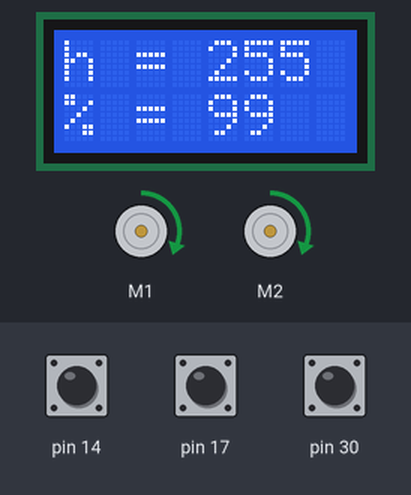
The sketch below on a simulated Arduino Leonardo, built with avr-gcc and run on an emulated ATmega32U4. Parts: 2 × DC motor (green arrow = forward, orange = backward, longer = faster), 8×2 character LCD. Inputs (shaded band) come from the test bench; at power-on: pin 17 HIGH, pin 14 HIGH, pin 30 HIGH.

Above: at 1.6 s.
1.7 s: pin 17 pulled LOW for 0.15 s
At 2.8 s:
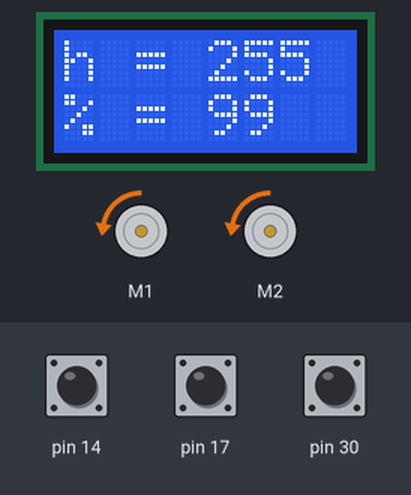
4.8 s: pin 14 pulled LOW for 3.2 s
At 8.5 s:
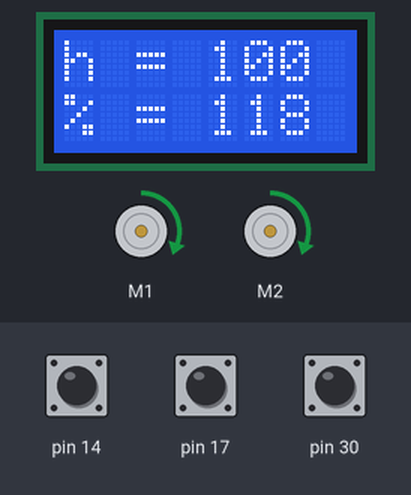
10.2 s: pin 30 pulled LOW for 0.15 s
At 11.7 s:
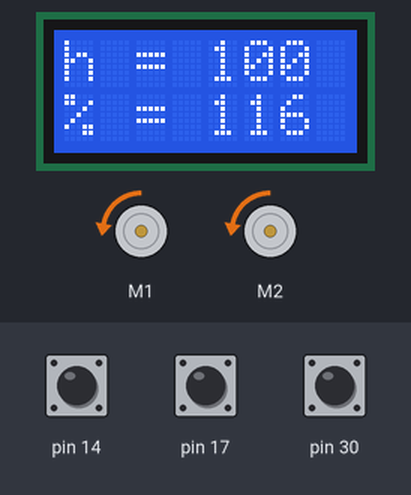
13.3 s: pin 17 pulled LOW for 3.2 s
At 15.7 s:
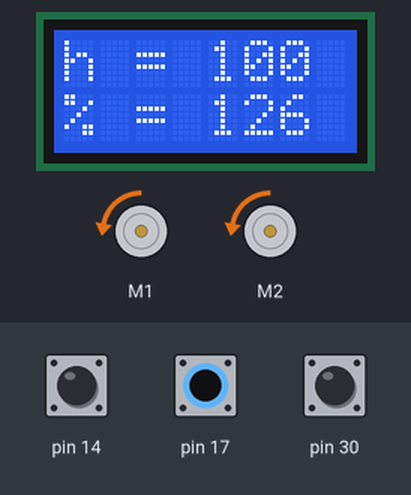
18.0 s: pin 30 pulled LOW for 3.2 s
At 20.9 s:
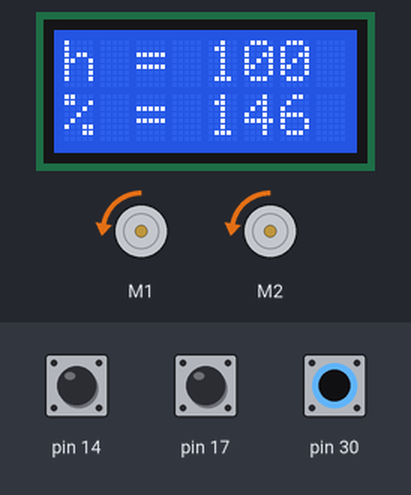
Timing chart, 0 to 22.4 s (numbered marks = the images above; inputs shaded):
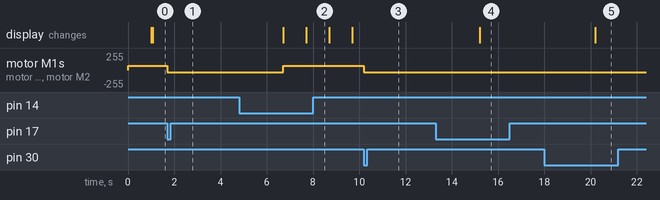

Measured:
- after the input at 1.7 s, motor M1, motor M2: forward 63/255 → backward 31/255 at once
- after the input at 10.2 s, motor M1, motor M2: forward 63/255 → backward 31/255 at once
- after the input at 13.3 s, motor M1, motor M2: stays backward 31/255 (without the input it goes to forward 63/255 after 1.9 s)
- after the input at 18.0 s, motor M1, motor M2: stays backward 31/255 (without the input it goes to forward 63/255 after 2.2 s)

The sketch:

Batteri.ino
```cpp
  /* Bankkonto
 *    - Trenger penger for å lade pluss service elns
 *    - Kommuniser banktransaksjoner
 *    - Skal kunne hente ut transaksjoner og saldo
 *    - Tjene penger
 *
 * Softwarebatteri
 *    - Visning av batteristatus
 *      - Ladningsnivå 0-100%
 *        - <10% lyd lys og display
 *        - <5% skal stoppe opp og bipe to ganger før den kjører videre hvert 15 sek
 *        - selve lading
 *          - Vis i lademodus og 15 sek etterpå
 *            -batteryLevel
 *            - charging_cost
 *            - account_balance
 *      - Batterihelse
 *        - Baseres på antall ladesykluser
 *        - antall ganger < 5%
 *        - de tre 60 sek variablene
 *        - Bruk dette i en selvbestemt formel
 *        - Skal lagre i bilens EEPROM
 *        - Rand-produktfeil
 *          - Skal redusere batterihelse med 50%
 *
 *        - Under nivå 1 må den utføres service
 *        - Under nivå 0 må batteri byttes
 *        - Fikses med knappetrykk - koster penger
 *        - Bytte gir beste verdi, service fikse x%
 */

#include <Wire.h>
#include <Zumo32U4.h>
#include <math.h>
#include <EEPROM.h>

Zumo32U4Encoders encoders;
Zumo32U4Motors motors;
Zumo32U4ButtonA buttonA;
Zumo32U4ButtonB buttonB;
Zumo32U4ButtonC buttonC;
Zumo32U4LCD display;


// Variabler for batteri, ladning og helse
// alle under oppdateres
int batteryLevel = 100;
int battery_health;
int charging_cycles;
int times_under_5;

float new_battery_level;
bool runState = true;

// Variabler for millis
float millisBegin1;
float millisBegin2;

// Variabler for avstand og fart
float total_distance;
// float total_time; Denne er bare millis()

// Variabler for økonomi
int charging_cost;
int cost_per = 10; // Hent denne prisen, den er nok variabel


// målinger for de siste 60 sek, de lagres som globale verdier som settes til null hvert 60 sek
// deklarerer også midlertidige variabler
float sec_over_70;
float sec_over_70_current = 0;
float max_speed;
float max_speed_current;
float average_speed;
float average_speed_num;
int n = 0;

// EEPROM adresser
int addr_5 = 0;
int addr_health = 1;

/////////////////////////////////////////////////////////////////////

// Tror det er lurt med en egen funksjon som tar seg av display mtp hvor mye rart som skal opp der
void setup() {
  Serial.begin(9600);

  // Hent verdier fra EEPROM når man starter opp zumo
  battery_health = EEPROM.read(addr_health);
  times_under_5 = EEPROM.read(addr_5);
}

void loop() {
  // Sjekke om det er lite strøm eller evt er tomt
  check_battery_level();

  // Om det er tomt for strøm går ikke bilen
  if(runState == false || battery_health == 0){
    motors.setSpeeds(0,0);
  } else{
    motors.setSpeeds(100,100);
  }

  // Spørring som undersøker om det skal lades på noen måte
  // også om det skal utføres service
  if (buttonB.getSingleDebouncedPress()){
    hidden_charge();
  } else if(buttonC.getSingleDebouncedPress()){
    emerg_charge();
  } else if(buttonA.getSingleDebouncedPress()){
    service_pressed();
  }

  // Kjører speedometer-funksjon
  // speedometer();


  // Legg til en "if charge button press"
  // Skal kjøre en funksjon "charge_state"
  // Leg til charge cyclus +1
  // Må finne ut hvordan lading skal funke med Patrick og Nina
  // charge_state();


  // Starter en millis
  float millisNow = millis();

  // Millis som skal sjekke tilstander hvert sekund
  if(millisNow-millisBegin1 >= 1000){
    track_variable();

    display.clear();

    find_battery_level();

    display.gotoXY(0,0);
    display.print("h = ");
    display.print(battery_health);


    millisBegin1 = millisNow;
  }

  // Ny millis for å bestemme og nullstille verdier
  if(millisNow-millisBegin2 >= 60000){
    find_variable_end();

    millisBegin2 = millisNow;
 }

  // Prøve å lage en egen display funksjon elns
}

////////////////////////////////////////////////////////////////////////////

// Funksjon som tar seg av hva som blir displayet

// Funksjon som henter pris for strøm nå
int current_price(){

}

// Funksjon som henter saldo // Trenger også en måte å oppdatere saldo
int account_balance(){

}

// Funksjon som finner hastighet
float find_speed(){
  // Henter rotasjoner
  int16_t countsLeft = encoders.getCountsAndResetLeft();
  int16_t countsRight = encoders.getCountsAndResetRight();

  // Regner ut avstand
  float average = ((countsLeft/909.7)+(countsRight/909.7))/2;
  float nowSpeed = (average *3.14*(0.078))/0.1;

  // Evt bare del counts på 7700, tror d skal gi m/s

  return nowSpeed;
}


// Funksjon for speedometer
void speedometer(){
  static uint8_t lastDisplayTime;

  if ((uint8_t)(millis() - lastDisplayTime) >= 100){

    lastDisplayTime = millis();

    // Henter rotasjoner
    int16_t countsLeft = encoders.getCountsAndResetLeft();
    int16_t countsRight = encoders.getCountsAndResetRight();

    // Regner ut avstand
    float average = ((countsLeft/909.7)+(countsRight/909.7))/2;
    float nowSpeed = (average *3.14*(0.078))/0.1;

    // Legger til på avstand
    total_distance += abs((average*3.14*0.078));

    // Viser hastighet på lcd
    char speedString = ("v = " + char(nowSpeed));
    char distanceString = ("s =" + char(total_distance));

    display.clear();
    display.gotoXY(0,0);
    display.print("v=");
    display.print(nowSpeed);
    display.gotoXY(0, 1);
    display.print("s=");
    display.print(total_distance);
  }
}


// Funksjon som finner gjennomsnitt av hastighet, maks hastighet og tid over 70% av
// absolutt maks hastighet
void track_variable(){
    // Henter farten
    float speed_now = find_speed();

    // Dersom hastighet over ca. 70% av maks legges det til 1 sek
    if(speed_now >= 0.80){
      sec_over_70_current += 1;
    }

    // Finner maks hastighet
    if(speed_now > max_speed_current){
      max_speed_current = speed_now;
    }

    // Finne gjennomsnittet
    average_speed_num += speed_now;
    n += 1;
}


// Funksjon som finner maks hastighet, tid over 70% og gjennomsnittlig hastighet
// for de siste 60 sek
float find_variable_end(){
   // setter bestemmer de tre variablene
    max_speed = max_speed_current;
    sec_over_70 = sec_over_70_current;
    average_speed = average_speed_num/n;

    // Nullstiller
    max_speed_current = 0;
    sec_over_70_current = 0;
    average_speed_num = 0;
    n = 0;

    //millisBegin2 = millisNow; // Tror ikke denne funker
}


// Funksjon for sw-batteriet,
float find_battery_level(){
  // Henter hastighet
  float speed_now = find_speed();

  // Funksjon som finner ny batteriverdi som funksjon av hastighet
  float previous_battery_level = batteryLevel;
  batteryLevel = previous_battery_level-(speed_now)*0.90;

  display.gotoXY(0,1);
  display.print("% = ");
  display.print(batteryLevel);

  return new_battery_level;
}


// Funksjon som sjekker batterinivå og gir alarmer ved laver nivå enn 10 og 5 prosent
void check_battery_level(){

  // Om batterinivå er under 10%
  if(batteryLevel > 5 && batteryLevel <= 10){
    // legg til blink eller alarm elns
  }
  // Om batterinivå er under 5%
  if(batteryLevel <= 5){
    // Legg til blink og alarm og stopp og shit
  }
  // Om batteriet er flatt
  if (batteryLevel == 0){
    runState = false;
  }
}


// Funksjon for batteri-helse
float get_battery_health(){
  float previous_battery_health = battery_health;

  // Ikke ferdig med denne formelen men dgb
  battery_health = previous_battery_health - (sec_over_70+max_speed+average_speed)/(100)-(charging_cycles+times_under_5)/(100);

  // Lagrer til EEPROM
  EEPROM.write(addr_5, times_under_5);
  EEPROM.write(addr_health, battery_health);
}


// Funksjon for en hemmelig lademodus
void hidden_charge(){
  motors.setSpeeds(-50,-50);
  delay(5000);
  batteryLevel += 10;
  charging_cycles += 1;
}


// Funksjon for nødladning,
void emerg_charge(){
  motors.setSpeeds(-50,-50);
  delay(5000);
  batteryLevel += 20;
  charging_cycles += 1;
}


// Funksjon for service ell. bytte av batteri
void service_pressed(){
  // Lager en spørring som sjekker hvor mye prosent man har
  if (battery_health >= 90){
    // Cervice men kan ikke ha over 100%
    battery_health = 100;
    // NB trekk en pengesum
  } else if (battery_health >= 20){
    // Service
    battery_health += 10;
  } else if (battery_health < 20){
    // Bytter batteri
    battery_health = 100;
  }
}
```
